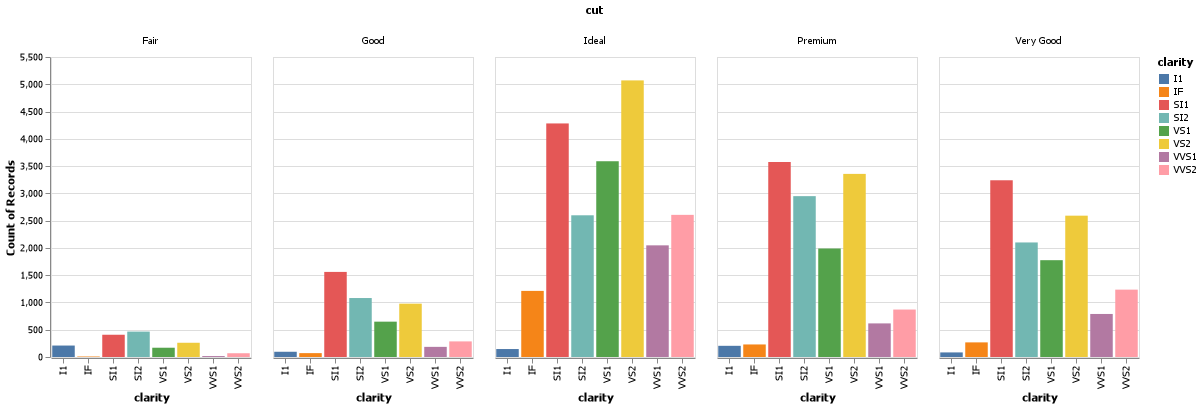

Recreate this plot in Python.
# %%
import pandas as pd
import altair as alt
import altair_saver
# %%
alt.data_transformers.enable("json")


# %%
data = pd.read_csv("https://github.com/byuidatascience/data4python4ds/raw/master/data-raw/mpg/mpg.csv")
# %%
chart = (alt.Chart(data)
    .encode(
        x='displ',
        y='hwy'
    )
    .mark_circle()
)

chart = (alt.Chart(data)
    .encode(
        x='displ',
        y='hwy'
    )
    .mark_point()
)
data.info()

chart = (alt.Chart(data)
    .encode(
        x='cyl',
        y='hwy'
    )
    .mark_point()
)

chart = (alt.Chart(data)
    .encode(
        x='drv',
        y='class'
    )
    .mark_point()
)

# %%
chart = (alt.Chart(data)
    .encode(
        x='displ',
        y='hwy',
        color='class'
    )
    .mark_circle()
)
chart = (alt.Chart(data)
    .encode(
        x='displ',
        y='hwy',
        size='class'
    )
    .mark_circle()
)
chart = (alt.Chart(data)
    .encode(
        x='displ',
        y='hwy',
        opacity='class'
    )
    .mark_circle()
)
chart = (alt.Chart(data)
    .encode(
        x='displ',
        y='hwy',
        shape='class'
    )
    .mark_point()
)
# %%
chart = (alt.Chart(data)
    .encode(
        x='displ',
        y='hwy',
        color=alt.value("blue")
    )
    .mark_circle()
)
# %%
data.dtypes

chart = (alt.Chart(data)
    .encode(
        x='displ',
        y='hwy',
        color='cty'
    )
    .mark_point()
)

chart = (alt.Chart(data)
    .encode(
        x='displ',
        y='hwy',
        size='cty'
    )
    .mark_point()
)

chart = (alt.Chart(data)
    .encode(
        x='displ',
        y='hwy',
        shape='cty'
    )
    .mark_point()
)

chart = (alt.Chart(data)
    .encode(
        x='displ',
        y='hwy',
        color='displ'
    )
    .mark_point()
)
chart = (alt.Chart(data)
    .encode(
        x='displ',
        y='hwy',
        stroke='cty'
    )
    .mark_point()
)
# %%
chart = (alt.Chart(data)
    .encode(
        x='displ',
        y='hwy',
    )
    .mark_point()
).facet(
    facet="class",
    columns = 2
)
chart = (alt.Chart(data)
    .encode(
        x='displ',
        y='hwy',
    )
    .mark_point()
).facet(
    row="class",
    column = 'manufacturer'
)

 # %%
 #Exercise 3.5

chart = (alt.Chart(data)
    .encode(
        x='displ',
        y='hwy',
    )
    .mark_point()
).facet(
    facet="cty",
)
chart = (alt.Chart(data)
    .encode(
        x='displ',
        y='hwy',
    )
    .mark_point()
).facet(
    row="class",
    column = 'manufacturer'
)

chart = (alt.Chart(data)
  .encode(
    x = "displ",
    y = "hwy"
    )
  .mark_circle()
  .facet(column = "drv"))

(alt.Chart(data)
  .encode(
    x = "displ",
    y = "hwy"
    )
  .mark_circle()
  .facet(row = "cyl"))
 # %%
 #Exercise 3.6 USE https://altair-viz.github.io/user_guide/marks.html for reference
 
chart = (alt.Chart(data)
    .encode(
        x='displ',
        y='hwy',
    )
    .transform_loess('displ','hwy')
    .mark_line()
 )

chart = (alt.Chart(data)
    .encode(
        x='displ:O',
        y='hwy',
    )
    .mark_boxplot()
 )

chart = (alt.Chart(data)
    .encode(
        x='displ:O',
        y='hwy:Q',
        color = 'class:N'
    )
    .mark_area()
 )
 
chart = (alt.Chart(data)
    .encode(
        x='displ:O',
        y='hwy:Q',
        color = alt.Color("class", legend=None)
    )
    .mark_point()
 )

# %%
# 3.7 Diamonds Statiscal Transformations
url = "https://github.com/byuidatascience/data4python4ds/raw/master/data-raw/diamonds/diamonds.csv"
diamonds = pd.read_csv(url)

diamonds['cut'] = pd.Categorical(diamonds.cut, 
  ordered = True, 
  categories =  ["Fair", "Good", "Very Good", "Premium", "Ideal" ])

diamonds['color'] = pd.Categorical(diamonds.color, 
  ordered = True, 
  categories =  ["D", "E", "F", "G", "H", "I", "J"])


diamonds['clarity'] = pd.Categorical(diamonds.clarity, 
  ordered = True, 
  categories =  ["I1", "SI2", "SI1", "VS2", "VS1", "VVS2", "VVS1", "IF"])


chart = (alt.Chart(diamonds)
  .encode(
    x = "cut",
    y = alt.Y("count():Q")
    )
  .mark_bar()
  .properties(width = 400))

#%%
# Positional Adjustments 3.8
# Stroke = outline Color = Fill

# position = "identity"
chart = (alt.Chart(diamonds)
    .encode(
      x = "cut",
      y = alt.Y("count()", stack=None),
      color = "clarity",
      stroke = alt.value("none")
      )
    .mark_bar()
    .properties(width = 200))

# Position = "fill"
chart = (alt.Chart(diamonds)
    .encode(
      x = "cut",
      y = alt.Y("count()", stack='normalize'),
      color = "clarity",
      stroke = alt.value("none")
      )
    .mark_bar()
    .properties(width = 200))


# Position = "dodged"
chart = (alt.Chart(diamonds)
    .encode(
      x = "clarity",
      y = alt.Y("count()"),
      color = "clarity",
      column = 'cut'
      )
    .mark_bar()
    .properties(width = 200))



'''All charts follow this pattern
(alt.Chart(<DATA>)
  .encoding(
    
    )
  .facet(
    column = <FACET VARIABLE>
    )
  .<TRANFORM_FUNCTION>()
  .<MARK_FUNCTION>()
  .properties(
    width = ,
    height = 
  ))'''
# %%
chart.save("Week1.png")
# %%
chart
# %%
